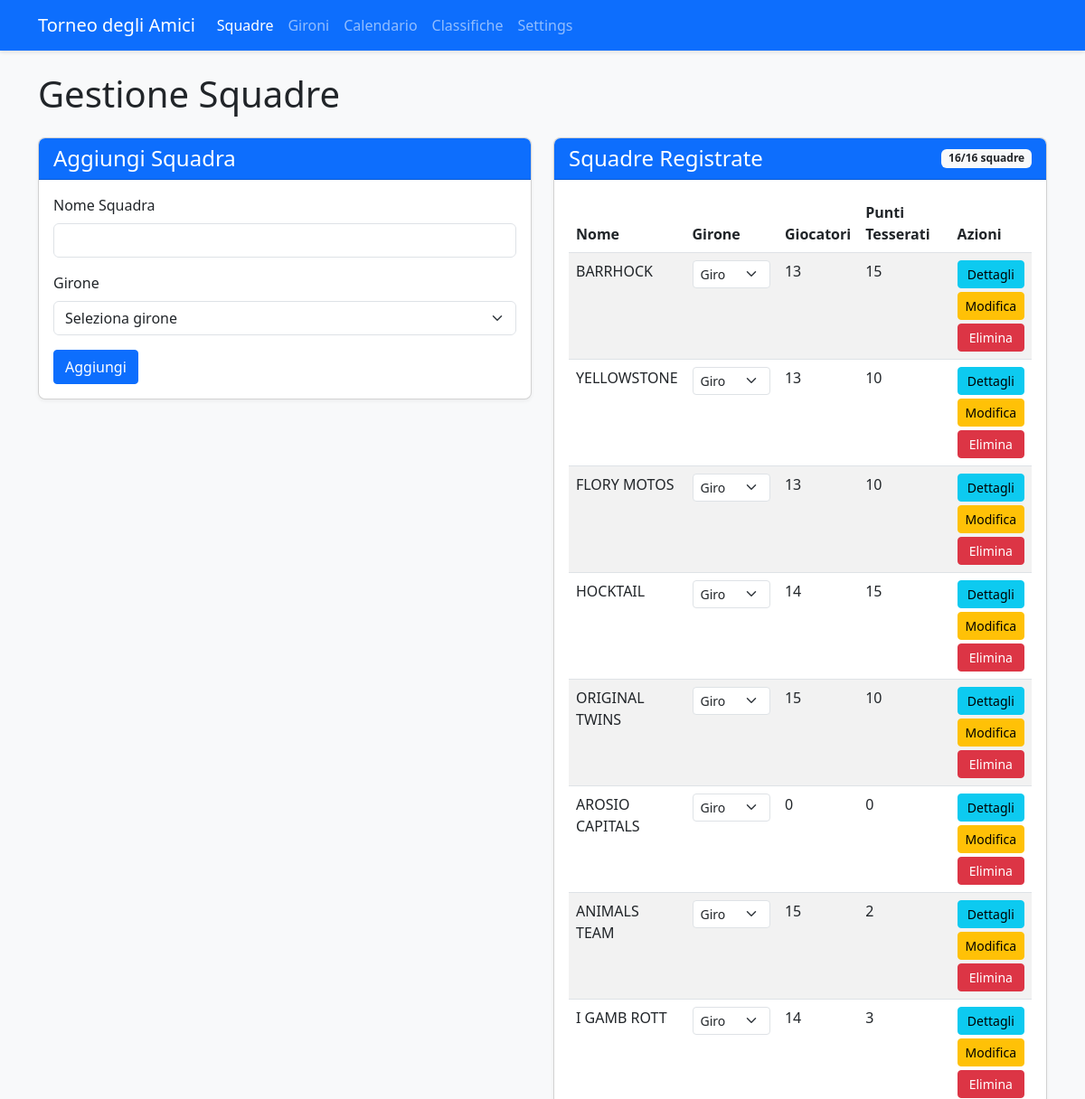
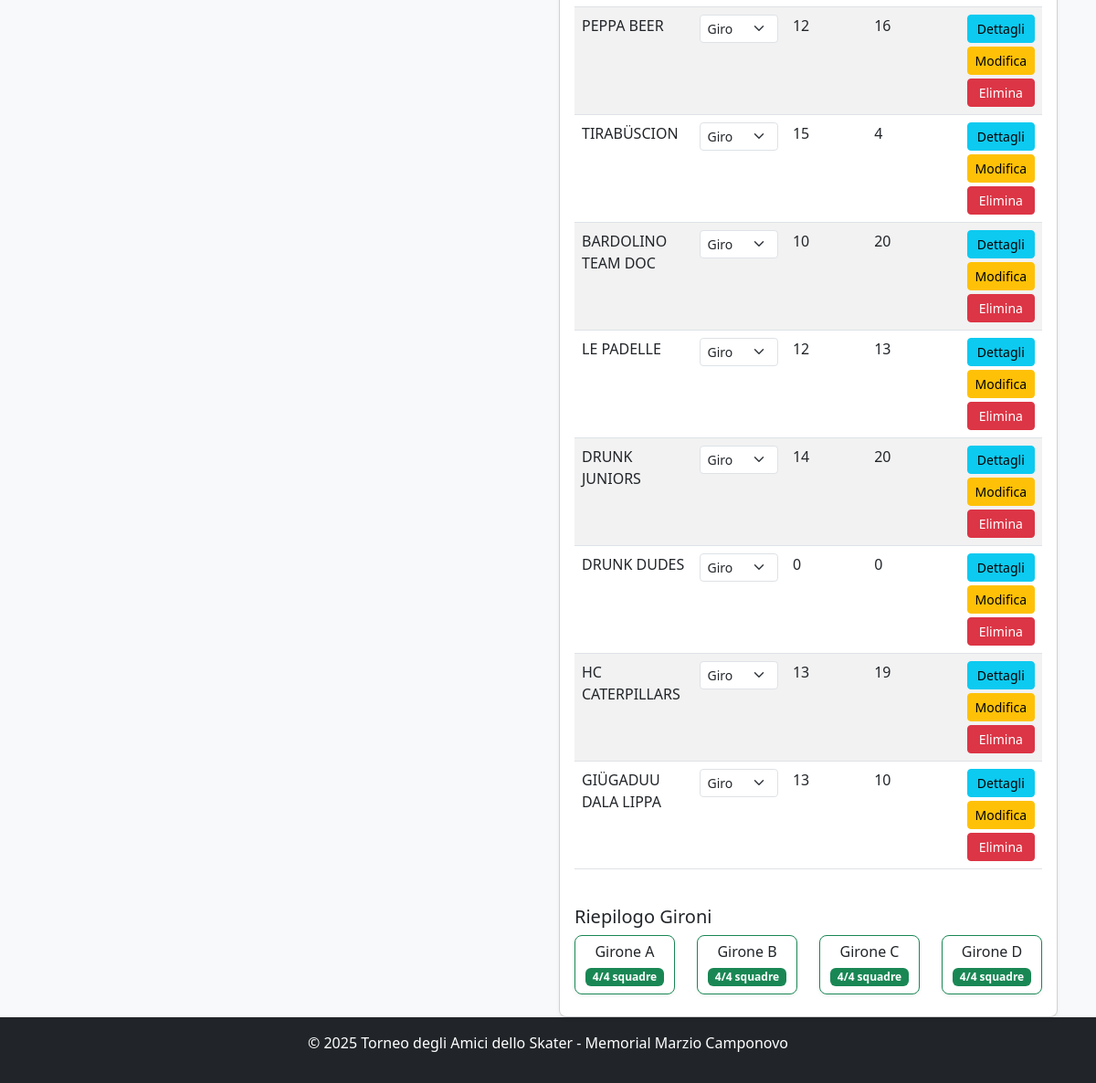
The page /teams on the database its author committed (2 pictures, top to bottom).
### app.py (models this page shows, shortened)
class Team(db.Model):
    id = db.Column(db.Integer, primary_key=True)
    name = db.Column(db.String(100), nullable=False, unique=True)
    group = db.Column(db.String(1))  # A, B, C, or D
    group_order = db.Column(db.Integer, default=0)  # NUOVO CAMPO per l'ordinamento nel girone
    players = db.relationship('Player', backref='team', lazy=True)
    matches = db.relationship(
        'Match',
        primaryjoin="or_(Team.id == Match.team1_id, Team.id == Match.team2_id)",
        lazy=True,
        overlaps="team1,team2"
    )
    wins = db.Column(db.Integer, default=0)
    losses = db.Column(db.Integer, default=0)
    draws = db.Column(db.Integer, default=0)
    goals_for = db.Column(db.Integer, default=0)
    goals_against = db.Column(db.Integer, default=0)
    points = db.Column(db.Integer, default=0)
    @property
    def player_points_total(self):
        return sum(player.registration_points for player in self.players)

class Player(db.Model):
    id = db.Column(db.Integer, primary_key=True)
    name = db.Column(db.String(100), nullable=False)
    team_id = db.Column(db.Integer, db.ForeignKey('team.id'), nullable=False)
    is_registered = db.Column(db.Boolean, default=False)
    category = db.Column(db.String(20))  # LNA/LNB, 1a Lega, 2a Lega, Non tesserato
    goals = db.Column(db.Integer, default=0)
    assists = db.Column(db.Integer, default=0)
    penalties = db.Column(db.Integer, default=0)
    @property
    def registration_points(self):
        if not self.is_registered:
            return 0  # Non tesserato = 0 punti
        points_map = {
            'LNA/LNB': 5,     # LNA/LNB = 5 punti
            '1a Lega': 3,     # 1° Lega = 3 punti
            '2a Lega': 2,     # 2° Lega = 2 punti
            'Femminile': 0,   # Femminile = 0 punti
            'Veterani': 0,     # Veterani = 0 punti
            'Portiere': 0,     # Portiere = 0 punti
            'Old': 0
        }
        return points_map.get(self.category, 0)  # Default 0 punti se categoria non riconosciuta

### app.py (the view)
@app.route('/teams')
def teams():
    teams = Team.query.order_by(Team.group.nulls_last(), Team.group_order, Team.name).all()
    team_count = Team.query.count()
    max_teams = 16
    return render_template('teams.html', teams=teams, team_count=team_count, max_teams=max_teams)

### app.py (called while the page is built, shortened)
def get_tournament_dates():
    try:
        if db.inspect(db.engine).has_table('tournament_settings'):
            settings = TournamentSettings.query.first()
            if settings and settings.qualification_day1:
                return {
                    'qualification_day1': settings.qualification_day1,
                    'qualification_day2': settings.qualification_day2,
                    'quarterfinals_ml': settings.quarterfinals_ml_date,
                    'quarterfinals_bl': settings.quarterfinals_bl_date,
                    'semifinals_ml': settings.semifinals_ml_date,
                    'semifinals_bl': settings.semifinals_bl_date,
                    'finals': settings.finals_date
                }
    except Exception as e:
        print(f"Errore nel recupero date da settings: {e}")

@app.context_processor
def inject_tournament_dates():
    try:
        formatted_dates = format_tournament_dates()
        return {'tournament_dates': formatted_dates}
    except Exception as e:
        current_year = datetime.now().year
        return {
            'tournament_dates': {
                'qualification_day1': {
                    'date': datetime(current_year, 7, 13).date(),
                    'formatted': f'13/07/{current_year}',
                    'day_name_it': 'Sabato'
                },
                'qualification_day2': {
                    'date': datetime(current_year, 7, 14).date(),
                    'formatted': f'14/07/{current_year}',
                    'day_name_it': 'Domenica'
                }
            }
        }

### templates/teams.html (shortened to what this page needs)
<!DOCTYPE html>
<html lang="it">
<head>
    <link rel="stylesheet" href="https://cdn.jsdelivr.net/npm/bootstrap@5.3.0/dist/css/bootstrap.min.css">
    <link rel="stylesheet" href="{{ url_for('static', filename='style.css') }}">
</head>
<body class="d-flex flex-column min-vh-100">
    <nav class="navbar navbar-expand-lg navbar-dark bg-primary">
        <div class="container">
            <a class="navbar-brand" href="{{ url_for('index') }}">Torneo degli Amici</a>
            <div class="collapse navbar-collapse" id="navbarNav">
                <ul class="navbar-nav">
                    <li class="nav-item">
                        <a class="nav-link active" href="{{ url_for('teams') }}">Squadre</a>
                    </li>
                    <li class="nav-item">
                        <a class="nav-link" href="{{ url_for('groups') }}">Gironi</a>
                    </li>
                    <li class="nav-item">
                        <a class="nav-link" href="{{ url_for('schedule') }}">Calendario</a>
                    </li>
                    <li class="nav-item">
                        <a class="nav-link" href="{{ url_for('standings') }}">Classifiche</a>
                    </li>
                    <li class="nav-item">
                        <a class="nav-link" href="{{ url_for('settings') }}">Settings</a>
                    </li>
                </ul>
            </div>
        </div>
    </nav>
    <div class="container mt-4">
        <h1>Gestione Squadre</h1>
        <div class="row mt-4">
            <div class="col-md-6">
                <div class="card">
                    <div class="card-header bg-primary text-white">
                        <h4 class="mb-0">Aggiungi Squadra</h4>
                    </div>
                    <div class="card-body">
                        <form method="post" action="{{ url_for('add_team') }}">
                            <div class="mb-3">
                                <label for="team_name" class="form-label">Nome Squadra</label>
                                <input type="text" class="form-control" id="team_name" name="team_name" required>
                            </div>
                            <div class="mb-3">
                                <label for="group" class="form-label">Girone</label>
                                <select class="form-select" id="group" name="group">
                                    <option value="">Seleziona girone</option>
                                </select>
                            </div>
                            <button type="submit" class="btn btn-primary">Aggiungi</button>
                        </form>
                    </div>
                </div>
            </div>
            <div class="col-md-6">
                <div class="card">
                    <div class="card-header bg-primary text-white d-flex justify-content-between align-items-center">
                        <h4 class="mb-0">Squadre Registrate</h4>
                        <span class="badge bg-light text-dark">
                            {{ team_count }}/{{ max_teams }} squadre
                        </span>
                    </div>
                    <div class="card-body">
                        {% if teams %}
                            <div class="table-responsive">
                                <table class="table table-striped">
                                    <thead>
                                        <tr>
                                            <th>Nome</th>
                                            <th width="140">Girone</th>
                                            <th width="80">Giocatori</th>
                                            <th width="120">Punti Tesserati</th>
                                            <th>Azioni</th>
                                        </tr>
                                    </thead>
                                    <tbody>
                                        {% for team in teams %}
                                            <tr>
                                                <td>{{ team.name }}</td>
                                                <td>
                                                    <form method="post" action="{{ url_for('update_team_group', team_id=team.id) }}" class="d-inline">
                                                        <div class="input-group input-group-sm">
                                                            <select class="form-select form-select-sm girone-select" name="group" onchange="this.form.submit()">
                                                                <option value="A" {% if team.group == 'A' %}selected{% endif %}>Girone A</option>
                                                                <option value="B" {% if team.group == 'B' %}selected{% endif %}>Girone B</option>
                                                                <option value="C" {% if team.group == 'C' %}selected{% endif %}>Girone C</option>
                                                                <option value="D" {% if team.group == 'D' %}selected{% endif %}>Girone D</option>
                                                            </select>
                                                        </div>
                                                    </form>
                                                </td>
                                                <td>{{ team.players|length }}</td>
                                                <td>
                                                    {{ team.player_points_total }}
                                                </td>
                                                <td>
                                                    <div class="d-grid gap-1">
                                                        <a href="{{ url_for('team_detail', team_id=team.id) }}" class="btn btn-sm btn-info">Dettagli</a>
                                                        <a href="{{ url_for('edit_team', team_id=team.id) }}" class="btn btn-sm btn-warning">Modifica</a>
                                                        <button type="button" class="btn btn-sm btn-danger" onclick="deleteTeam('{{ team.id }}', '{{ team.name }}')">Elimina</button>
                                                    </div>
                                                </td>
                                            </tr>
                                        {% endfor %}
                                    </tbody>
                                </table>
                            </div>
                            <div class="mt-4">
                                <h5>Riepilogo Gironi</h5>
                                <div class="row">
                                    {% for group in ['A', 'B', 'C', 'D'] %}
                                        {% set group_teams = teams | selectattr("group", "equalto", group) | list %}
                                        <div class="col-md-3 mb-2">
                                            <div class="card {% if group_teams|length == 4 %}border-success{% elif group_teams|length > 4 %}border-danger{% else %}border-warning{% endif %}">
                                                <div class="card-body text-center p-2">
                                                    <h6 class="card-title mb-1">Girone {{ group }}</h6>
                                                    <span class="badge {% if group_teams|length == 4 %}bg-success{% elif group_teams|length > 4 %}bg-danger{% else %}bg-warning{% endif %}">
                                                        {{ group_teams|length }}/4 squadre
                                                    </span>
                                                </div>
                                            </div>
                                        </div>
                                    {% endfor %}
                                </div>
                            </div>
                        {% else %}
                            <p>Nessuna squadra registrata.</p>
                        {% endif %}
                    </div>
                </div>
            </div>
        </div>
    </div>
    <footer class="bg-dark text-white py-3 mt-auto">
        <div class="container text-center">
            <p>© 2025 Torneo degli Amici dello Skater - Memorial Marzio Camponovo</p>
        </div>
    </footer>
</body>
</html>

### static/style.css (style rules this page uses)
body { font-family: "Segoe UI", Tahoma, Geneva, Verdana, sans-serif; background-color: #f8f9fa; }
.navbar { box-shadow: 0 2px 4px rgba(0, 0, 0, 0.1); }
.card { box-shadow: 0 2px 4px rgba(0, 0, 0, 0.05); border-radius: 8px; overflow: hidden; }
.card-header { font-weight: 600; }
.table th { font-weight: 600; }
.btn { border-radius: 4px; }
footer { margin-top: 2rem; }

### rows shown on the page
Team: name "BARRHOCK", group "Girone A", players|length "13", player_points_total "15"
Team: name "YELLOWSTONE", group "Girone A", players|length "13", player_points_total "10"
Team: name "FLORY MOTOS", group "Girone A", players|length "13", player_points_total "10"
Team: name "HOCKTAIL", group "Girone A", players|length "14", player_points_total "15"
Team: name "ORIGINAL TWINS", group "Girone B", players|length "15", player_points_total "10"
Team: name "AROSIO CAPITALS", group "Girone B", players|length "0", player_points_total "0"
Team: name "ANIMALS TEAM", group "Girone B", players|length "15", player_points_total "2"
Team: name "I GAMB ROTT", group "Girone B", players|length "14", player_points_total "3"
Team: name "PEPPA BEER", group "Girone C", players|length "12", player_points_total "16"
Team: name "TIRABÜSCION", group "Girone C", players|length "15", player_points_total "4"
Team: name "BARDOLINO TEAM DOC", group "Girone C", players|length "10", player_points_total "20"
Team: name "LE PADELLE", group "Girone C", players|length "12", player_points_total "13"
Team: name "DRUNK JUNIORS", group "Girone D", players|length "14", player_points_total "20"
Team: name "DRUNK DUDES", group "Girone D", players|length "0", player_points_total "0"
Team: name "HC CATERPILLARS", group "Girone D", players|length "13", player_points_total "19"
Team: name "GIÜGADUU DALA LIPPA", group "Girone D", players|length "13", player_points_total "10"

### other values the page prints
{{ team_count }} "16"
{{ max_teams }} "16"
{{ group }} "A" "B" "C" "D"
{{ group_teams|length }} "4" "4" "4" "4"
